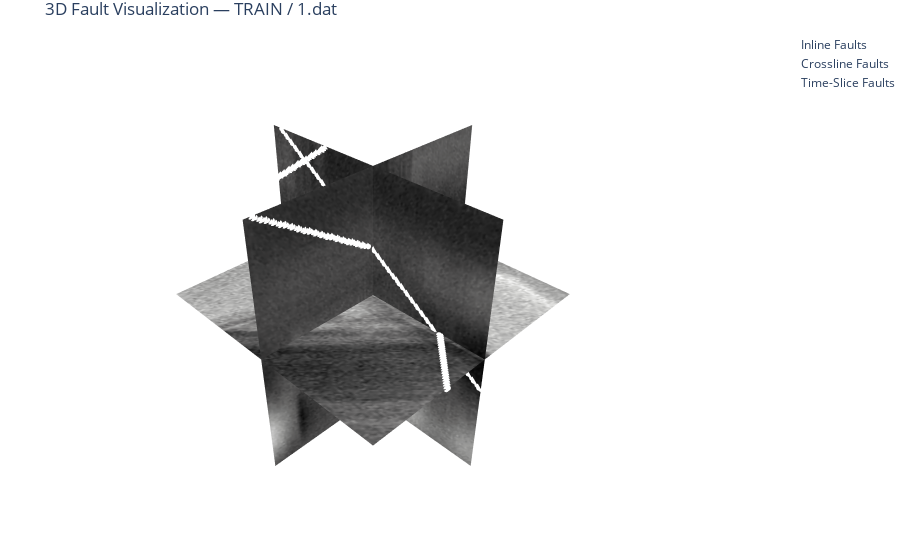
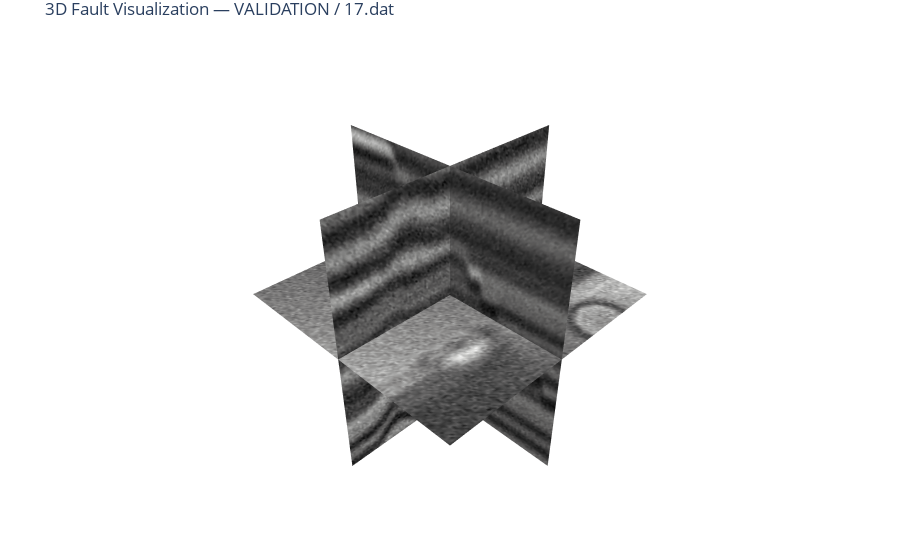
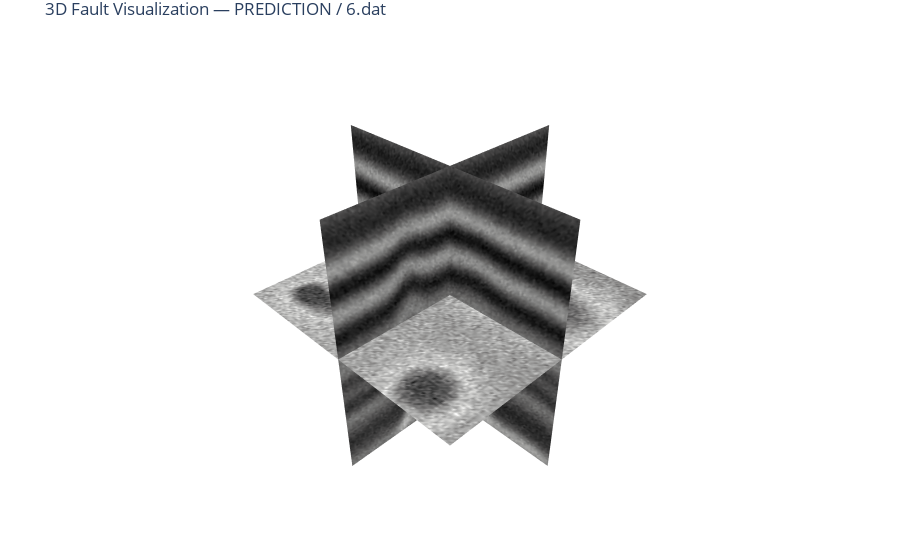

These figures' notebook cell, in order:
### Code cell
import os
import numpy as np
import random
import plotly.graph_objects as go

# PARAMETERS
cube_size = 128  # Adjust as needed
mask_mode = 0    # 0 = binary masks; 1 = multiclass
base_out = "/Users/roderickperez/Documents/DS_Projects/faultSegm/faultSeg_Wu_2019_Keras/output"

# Normalization helper
def normalize(v):
    return ((v - v.min()) / (v.max() - v.min()) * 255).astype(np.uint8)

# Fault plotting function
def plot_fault_points(fig, slice_mask, axis_index, slice_type, color, label, nx, ny, nz):
    if slice_type == "inline":
        ks, js = np.where(slice_mask)
        fig.add_trace(go.Scatter3d(
            x=np.full_like(ks, axis_index),
            y=js,
            z=nz - 1 - ks,
            mode='markers',
            marker=dict(color=color, size=2, opacity=1),
            name=label
        ))
    elif slice_type == "crossline":
        ks, is_ = np.where(slice_mask)
        fig.add_trace(go.Scatter3d(
            x=is_,
            y=np.full_like(is_, axis_index),
            z=nz - 1 - ks,
            mode='markers',
            marker=dict(color=color, size=2, opacity=1),
            name=label
        ))
    elif slice_type == "timeslice":
        is_, js = np.where(slice_mask)
        fig.add_trace(go.Scatter3d(
            x=is_,
            y=js,
            z=np.full_like(is_, axis_index),
            mode='markers',
            marker=dict(color=color, size=2, opacity=1),
            name=label
        ))

# Loop over splits
for split in ["train", "validation", "prediction"]:
    seismic_dir = os.path.join(base_out, split, "seis")
    mask_dir = os.path.join(base_out, split, "fault")

    if not (os.path.exists(seismic_dir) and os.path.exists(mask_dir)):
        print(f"[{split}] Skipping: directories not found.")
        continue

    files = sorted(set(os.listdir(seismic_dir)).intersection(os.listdir(mask_dir)))
    if not files:
        print(f"[{split}] No files to visualize.")
        continue

    selected_file = random.choice([f for f in files if f.endswith((".npy", ".dat"))])
    print(f"[{split}] Selected file: {selected_file}")

    # Load data
    seismic_path = os.path.join(seismic_dir, selected_file)
    mask_path = os.path.join(mask_dir, selected_file)

    if selected_file.endswith(".npy"):
        seismic = np.load(seismic_path)
        mask = np.load(mask_path)
    else:
        seismic = np.fromfile(seismic_path, dtype=np.float32).reshape((cube_size, cube_size, cube_size))
        mask = np.fromfile(mask_path, dtype=np.uint8).reshape((cube_size, cube_size, cube_size))

    nx, ny, nz = seismic.shape

    # Slices
    inline     = seismic[nx//2,:,:].T
    crossline  = seismic[:,ny//2,:].T
    timeslice  = seismic[:,:,nz//2]

    inline_m   = mask[nx//2,:,:].T
    cross_m    = mask[:,ny//2,:].T
    timeslice_m= mask[:,:,nz//2]

    inline_norm    = normalize(inline)
    crossline_norm = normalize(crossline)
    timeslice_norm = normalize(timeslice)

    # Create 3D figure
    fig = go.Figure()

    # Seismic surfaces
    fig.add_trace(go.Surface(
        z=np.tile(np.arange(nz)[::-1], (ny, 1)).T,
        x=np.full((nz, ny), nx//2),
        y=np.tile(np.arange(ny), (nz, 1)),
        surfacecolor=inline_norm,
        colorscale="Gray",
        showscale=False,
        opacity=1
    ))
    fig.add_trace(go.Surface(
        z=np.tile(np.arange(nz)[::-1], (nx, 1)).T,
        x=np.tile(np.arange(nx), (nz, 1)),
        y=np.full((nz, nx), ny//2),
        surfacecolor=crossline_norm,
        colorscale="Gray",
        showscale=False,
        opacity=1
    ))
    fig.add_trace(go.Surface(
        z=np.full((ny, nx), nz//2),
        x=np.tile(np.arange(nx), (ny, 1)),
        y=np.tile(np.arange(ny).reshape(-1,1), (1, nx)),
        surfacecolor=np.rot90(timeslice_norm, k=-1),
        colorscale="Gray",
        showscale=False,
        opacity=1
    ))

    # Fault overlays
    if mask_mode == 0:
        plot_fault_points(fig, inline_m==1, nx//2, "inline", "white", "Inline Faults", nx, ny, nz)
        plot_fault_points(fig, cross_m==1, ny//2, "crossline", "white", "Crossline Faults", nx, ny, nz)
        plot_fault_points(fig, timeslice_m==1, nz//2, "timeslice", "white", "Time-Slice Faults", nx, ny, nz)
    elif mask_mode == 1:
        plot_fault_points(fig, inline_m==1, nx//2, "inline", "green", "Inline Normal Faults", nx, ny, nz)
        plot_fault_points(fig, inline_m==2, nx//2, "inline", "purple", "Inline Inverse Faults", nx, ny, nz)
        plot_fault_points(fig, cross_m==1, ny//2, "crossline", "green", "Crossline Normal Faults", nx, ny, nz)
        plot_fault_points(fig, cross_m==2, ny//2, "crossline", "purple", "Crossline Inverse Faults", nx, ny, nz)
        plot_fault_points(fig, timeslice_m==1, nz//2, "timeslice", "green", "Time-Slice Normal Faults", nx, ny, nz)
        plot_fault_points(fig, timeslice_m==2, nz//2, "timeslice", "purple", "Time-Slice Inverse Faults", nx, ny, nz)

    # Layout
    fig.update_layout(
        title=f"3D Fault Visualization — {split.upper()} / {selected_file}",
        scene=dict(
            xaxis=dict(visible=False),
            yaxis=dict(visible=False),
            zaxis=dict(visible=False),
            aspectmode="data"
        ),
        margin=dict(l=0, r=0, t=30, b=0)
    )

    fig.show()

### Figure 1 — Plotly figure (JSON) as saved in the notebook; plotly's stock layout.template omitted (floating-point values rounded to 4 significant figures; data arrays with more than 128 entries replaced by an {"elided": "..."} marker saying what was removed)
{"data": [{"colorscale": [[0, "rgb(0, 0, 0)"], [0.09091, "rgb(16, 16, 16)"], [0.1818, "rgb(38, 38, 38)"], [0.2727, "rgb(59, 59, 59)"], [0.3636, "rgb(81, 80, 80)"], [0.4545, "rgb(102, 101, 101)"], [0.5455, "rgb(124, 123, 122)"], [0.6364, "rgb(146, 146, 145)"], [0.7273, "rgb(171, 171, 170)"], [0.8182, "rgb(197, 197, 195)"], [0.9091, "rgb(224, 224, 223)"], [1, "rgb(254, 254, 253)"]], "opacity": 1, "showscale": false, "surfacecolor": {"elided": "128x128 int values"}, "type": "surface", "x": {"elided": "128x128 int values"}, "y": {"elided": "128x128 int values"}, "z": {"elided": "128x128 int values"}}, {"colorscale": [[0, "rgb(0, 0, 0)"], [0.09091, "rgb(16, 16, 16)"], [0.1818, "rgb(38, 38, 38)"], [0.2727, "rgb(59, 59, 59)"], [0.3636, "rgb(81, 80, 80)"], [0.4545, "rgb(102, 101, 101)"], [0.5455, "rgb(124, 123, 122)"], [0.6364, "rgb(146, 146, 145)"], [0.7273, "rgb(171, 171, 170)"], [0.8182, "rgb(197, 197, 195)"], [0.9091, "rgb(224, 224, 223)"], [1, "rgb(254, 254, 253)"]], "opacity": 1, "showscale": false, "surfacecolor": {"elided": "128x128 int values"}, "type": "surface", "x": {"elided": "128x128 int values"}, "y": {"elided": "128x128 int values"}, "z": {"elided": "128x128 int values"}}, {"colorscale": [[0, "rgb(0, 0, 0)"], [0.09091, "rgb(16, 16, 16)"], [0.1818, "rgb(38, 38, 38)"], [0.2727, "rgb(59, 59, 59)"], [0.3636, "rgb(81, 80, 80)"], [0.4545, "rgb(102, 101, 101)"], [0.5455, "rgb(124, 123, 122)"], [0.6364, "rgb(146, 146, 145)"], [0.7273, "rgb(171, 171, 170)"], [0.8182, "rgb(197, 197, 195)"], [0.9091, "rgb(224, 224, 223)"], [1, "rgb(254, 254, 253)"]], "opacity": 1, "showscale": false, "surfacecolor": {"elided": "128x128 int values"}, "type": "surface", "x": {"elided": "128x128 int values"}, "y": {"elided": "128x128 int values"}, "z": {"elided": "128x128 int values"}}, {"marker": {"color": "white", "opacity": 1, "size": 2}, "mode": "markers", "name": "Inline Faults", "type": "scatter3d", "x": {"elided": "202 int values"}, "y": {"elided": "202 int values"}, "z": {"elided": "202 int values"}}, {"marker": {"color": "white", "opacity": 1, "size": 2}, "mode": "markers", "name": "Crossline Faults", "type": "scatter3d", "x": {"elided": "165 int values"}, "y": {"elided": "165 int values"}, "z": {"elided": "165 int values"}}, {"marker": {"color": "white", "opacity": 1, "size": 2}, "mode": "markers", "name": "Time-Slice Faults", "type": "scatter3d", "x": {"elided": "180 int values"}, "y": {"elided": "180 int values"}, "z": {"elided": "180 int values"}}], "layout": {"margin": {"b": 0, "l": 0, "r": 0, "t": 30}, "scene": {"aspectmode": "data", "xaxis": {"visible": false}, "yaxis": {"visible": false}, "zaxis": {"visible": false}}, "title": {"text": "3D Fault Visualization — TRAIN / 1.dat"}}}

### Figure 2 — Plotly figure (JSON) as saved in the notebook; plotly's stock layout.template omitted (floating-point values rounded to 4 significant figures; data arrays with more than 128 entries replaced by an {"elided": "..."} marker saying what was removed)
{"data": [{"colorscale": [[0, "rgb(0, 0, 0)"], [0.09091, "rgb(16, 16, 16)"], [0.1818, "rgb(38, 38, 38)"], [0.2727, "rgb(59, 59, 59)"], [0.3636, "rgb(81, 80, 80)"], [0.4545, "rgb(102, 101, 101)"], [0.5455, "rgb(124, 123, 122)"], [0.6364, "rgb(146, 146, 145)"], [0.7273, "rgb(171, 171, 170)"], [0.8182, "rgb(197, 197, 195)"], [0.9091, "rgb(224, 224, 223)"], [1, "rgb(254, 254, 253)"]], "opacity": 1, "showscale": false, "surfacecolor": {"elided": "128x128 int values"}, "type": "surface", "x": {"elided": "128x128 int values"}, "y": {"elided": "128x128 int values"}, "z": {"elided": "128x128 int values"}}, {"colorscale": [[0, "rgb(0, 0, 0)"], [0.09091, "rgb(16, 16, 16)"], [0.1818, "rgb(38, 38, 38)"], [0.2727, "rgb(59, 59, 59)"], [0.3636, "rgb(81, 80, 80)"], [0.4545, "rgb(102, 101, 101)"], [0.5455, "rgb(124, 123, 122)"], [0.6364, "rgb(146, 146, 145)"], [0.7273, "rgb(171, 171, 170)"], [0.8182, "rgb(197, 197, 195)"], [0.9091, "rgb(224, 224, 223)"], [1, "rgb(254, 254, 253)"]], "opacity": 1, "showscale": false, "surfacecolor": {"elided": "128x128 int values"}, "type": "surface", "x": {"elided": "128x128 int values"}, "y": {"elided": "128x128 int values"}, "z": {"elided": "128x128 int values"}}, {"colorscale": [[0, "rgb(0, 0, 0)"], [0.09091, "rgb(16, 16, 16)"], [0.1818, "rgb(38, 38, 38)"], [0.2727, "rgb(59, 59, 59)"], [0.3636, "rgb(81, 80, 80)"], [0.4545, "rgb(102, 101, 101)"], [0.5455, "rgb(124, 123, 122)"], [0.6364, "rgb(146, 146, 145)"], [0.7273, "rgb(171, 171, 170)"], [0.8182, "rgb(197, 197, 195)"], [0.9091, "rgb(224, 224, 223)"], [1, "rgb(254, 254, 253)"]], "opacity": 1, "showscale": false, "surfacecolor": {"elided": "128x128 int values"}, "type": "surface", "x": {"elided": "128x128 int values"}, "y": {"elided": "128x128 int values"}, "z": {"elided": "128x128 int values"}}, {"marker": {"color": "white", "opacity": 1, "size": 2}, "mode": "markers", "name": "Inline Faults", "type": "scatter3d", "x": [], "y": [], "z": []}, {"marker": {"color": "white", "opacity": 1, "size": 2}, "mode": "markers", "name": "Crossline Faults", "type": "scatter3d", "x": [], "y": [], "z": []}, {"marker": {"color": "white", "opacity": 1, "size": 2}, "mode": "markers", "name": "Time-Slice Faults", "type": "scatter3d", "x": [], "y": [], "z": []}], "layout": {"margin": {"b": 0, "l": 0, "r": 0, "t": 30}, "scene": {"aspectmode": "data", "xaxis": {"visible": false}, "yaxis": {"visible": false}, "zaxis": {"visible": false}}, "title": {"text": "3D Fault Visualization — VALIDATION / 17.dat"}}}

### Figure 3 — Plotly figure (JSON) as saved in the notebook; plotly's stock layout.template omitted (floating-point values rounded to 4 significant figures; data arrays with more than 128 entries replaced by an {"elided": "..."} marker saying what was removed)
{"data": [{"colorscale": [[0, "rgb(0, 0, 0)"], [0.09091, "rgb(16, 16, 16)"], [0.1818, "rgb(38, 38, 38)"], [0.2727, "rgb(59, 59, 59)"], [0.3636, "rgb(81, 80, 80)"], [0.4545, "rgb(102, 101, 101)"], [0.5455, "rgb(124, 123, 122)"], [0.6364, "rgb(146, 146, 145)"], [0.7273, "rgb(171, 171, 170)"], [0.8182, "rgb(197, 197, 195)"], [0.9091, "rgb(224, 224, 223)"], [1, "rgb(254, 254, 253)"]], "opacity": 1, "showscale": false, "surfacecolor": {"elided": "128x128 int values"}, "type": "surface", "x": {"elided": "128x128 int values"}, "y": {"elided": "128x128 int values"}, "z": {"elided": "128x128 int values"}}, {"colorscale": [[0, "rgb(0, 0, 0)"], [0.09091, "rgb(16, 16, 16)"], [0.1818, "rgb(38, 38, 38)"], [0.2727, "rgb(59, 59, 59)"], [0.3636, "rgb(81, 80, 80)"], [0.4545, "rgb(102, 101, 101)"], [0.5455, "rgb(124, 123, 122)"], [0.6364, "rgb(146, 146, 145)"], [0.7273, "rgb(171, 171, 170)"], [0.8182, "rgb(197, 197, 195)"], [0.9091, "rgb(224, 224, 223)"], [1, "rgb(254, 254, 253)"]], "opacity": 1, "showscale": false, "surfacecolor": {"elided": "128x128 int values"}, "type": "surface", "x": {"elided": "128x128 int values"}, "y": {"elided": "128x128 int values"}, "z": {"elided": "128x128 int values"}}, {"colorscale": [[0, "rgb(0, 0, 0)"], [0.09091, "rgb(16, 16, 16)"], [0.1818, "rgb(38, 38, 38)"], [0.2727, "rgb(59, 59, 59)"], [0.3636, "rgb(81, 80, 80)"], [0.4545, "rgb(102, 101, 101)"], [0.5455, "rgb(124, 123, 122)"], [0.6364, "rgb(146, 146, 145)"], [0.7273, "rgb(171, 171, 170)"], [0.8182, "rgb(197, 197, 195)"], [0.9091, "rgb(224, 224, 223)"], [1, "rgb(254, 254, 253)"]], "opacity": 1, "showscale": false, "surfacecolor": {"elided": "128x128 int values"}, "type": "surface", "x": {"elided": "128x128 int values"}, "y": {"elided": "128x128 int values"}, "z": {"elided": "128x128 int values"}}, {"marker": {"color": "white", "opacity": 1, "size": 2}, "mode": "markers", "name": "Inline Faults", "type": "scatter3d", "x": [], "y": [], "z": []}, {"marker": {"color": "white", "opacity": 1, "size": 2}, "mode": "markers", "name": "Crossline Faults", "type": "scatter3d", "x": [], "y": [], "z": []}, {"marker": {"color": "white", "opacity": 1, "size": 2}, "mode": "markers", "name": "Time-Slice Faults", "type": "scatter3d", "x": [], "y": [], "z": []}], "layout": {"margin": {"b": 0, "l": 0, "r": 0, "t": 30}, "scene": {"aspectmode": "data", "xaxis": {"visible": false}, "yaxis": {"visible": false}, "zaxis": {"visible": false}}, "title": {"text": "3D Fault Visualization — PREDICTION / 6.dat"}}}
